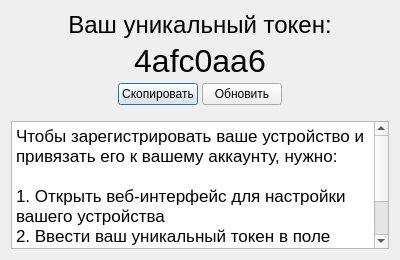
<?xml version="1.0" encoding="UTF-8"?>
<ui version="4.0">
 <class>DeviceRegisterDialog</class>
 <widget class="QDialog" name="DeviceRegisterDialog">
  <property name="geometry">
   <rect>
    <x>0</x>
    <y>0</y>
    <width>400</width>
    <height>260</height>
   </rect>
  </property>
  <property name="windowTitle">
   <string>Регистрация устройства</string>
  </property>
  <layout class="QVBoxLayout" name="verticalLayout_3">
   <item>
    <layout class="QVBoxLayout" name="content">
     <property name="spacing">
      <number>16</number>
     </property>
     <item>
      <layout class="QVBoxLayout" name="tokenGroup">
       <property name="spacing">
        <number>4</number>
       </property>
       <item>
        <widget class="QLabel" name="label_3">
         <property name="font">
          <font>
           <pointsize>18</pointsize>
          </font>
         </property>
         <property name="text">
          <string>Ваш уникальный токен:</string>
         </property>
         <property name="alignment">
          <set>Qt::AlignBottom|Qt::AlignHCenter</set>
         </property>
        </widget>
       </item>
       <item>
        <widget class="QLabel" name="tokenLabel">
         <property name="font">
          <font>
           <pointsize>24</pointsize>
          </font>
         </property>
         <property name="cursor">
          <cursorShape>ArrowCursor</cursorShape>
         </property>
         <property name="autoFillBackground">
          <bool>false</bool>
         </property>
         <property name="text">
          <string>4afc0aa6</string>
         </property>
         <property name="alignment">
          <set>Qt::AlignHCenter|Qt::AlignTop</set>
         </property>
        </widget>
       </item>
       <item>
        <layout class="QHBoxLayout" name="copyButtonLayout">
         <item>
          <spacer name="horizontalSpacer">
           <property name="orientation">
            <enum>Qt::Horizontal</enum>
           </property>
           <property name="sizeHint" stdset="0">
            <size>
             <width>40</width>
             <height>20</height>
            </size>
           </property>
          </spacer>
         </item>
         <item>
          <widget class="QPushButton" name="copyButton">
           <property name="text">
            <string>Скопировать</string>
           </property>
          </widget>
         </item>
         <item>
          <widget class="QPushButton" name="refreshButton">
           <property name="text">
            <string>Обновить</string>
           </property>
          </widget>
         </item>
         <item>
          <spacer name="horizontalSpacer_2">
           <property name="orientation">
            <enum>Qt::Horizontal</enum>
           </property>
           <property name="sizeHint" stdset="0">
            <size>
             <width>40</width>
             <height>20</height>
            </size>
           </property>
          </spacer>
         </item>
        </layout>
       </item>
      </layout>
     </item>
     <item alignment="Qt::AlignBottom">
      <widget class="QTextBrowser" name="textBrowser">
       <property name="documentTitle">
        <string>Регистрация устройства</string>
       </property>
       <property name="html">
        <string>&lt;!DOCTYPE HTML PUBLIC &quot;-//W3C//DTD HTML 4.0//EN&quot; &quot;http://www.w3.org/TR/REC-html40/strict.dtd&quot;&gt;
&lt;html&gt;&lt;head&gt;&lt;meta name=&quot;qrichtext&quot; content=&quot;1&quot; /&gt;&lt;title&gt;Регистрация устройства&lt;/title&gt;&lt;style type=&quot;text/css&quot;&gt;
p, li { white-space: pre-wrap; }
&lt;/style&gt;&lt;/head&gt;&lt;body style=&quot; font-family:'.SF NS Text'; font-size:13pt; font-weight:400; font-style:normal;&quot;&gt;
&lt;p style=&quot; margin-top:0px; margin-bottom:0px; margin-left:0px; margin-right:0px; -qt-block-indent:0; text-indent:0px;&quot;&gt;Чтобы зарегистрировать ваше устройство и привязать его к вашему аккаунту, нужно:&lt;/p&gt;
&lt;p style=&quot;-qt-paragraph-type:empty; margin-top:0px; margin-bottom:0px; margin-left:0px; margin-right:0px; -qt-block-indent:0; text-indent:0px;&quot;&gt;&lt;br /&gt;&lt;/p&gt;
&lt;p style=&quot; margin-top:0px; margin-bottom:0px; margin-left:0px; margin-right:0px; -qt-block-indent:0; text-indent:0px;&quot;&gt;1. Открыть веб-интерфейс для настройки вашего устройства&lt;/p&gt;
&lt;p style=&quot; margin-top:0px; margin-bottom:0px; margin-left:0px; margin-right:0px; -qt-block-indent:0; text-indent:0px;&quot;&gt;2. Ввести ваш уникальный токен в поле &amp;quot;Токен регистрации&amp;quot;&lt;/p&gt;
&lt;p style=&quot; margin-top:0px; margin-bottom:0px; margin-left:0px; margin-right:0px; -qt-block-indent:0; text-indent:0px;&quot;&gt;3. Сохранить изменения&lt;/p&gt;
&lt;p style=&quot; margin-top:0px; margin-bottom:0px; margin-left:0px; margin-right:0px; -qt-block-indent:0; text-indent:0px;&quot;&gt;4. Нажать кнопку &amp;quot;Обновить&amp;quot;&lt;/p&gt;&lt;/body&gt;&lt;/html&gt;</string>
       </property>
      </widget>
     </item>
    </layout>
   </item>
  </layout>
 </widget>
 <resources/>
 <connections/>
</ui>
